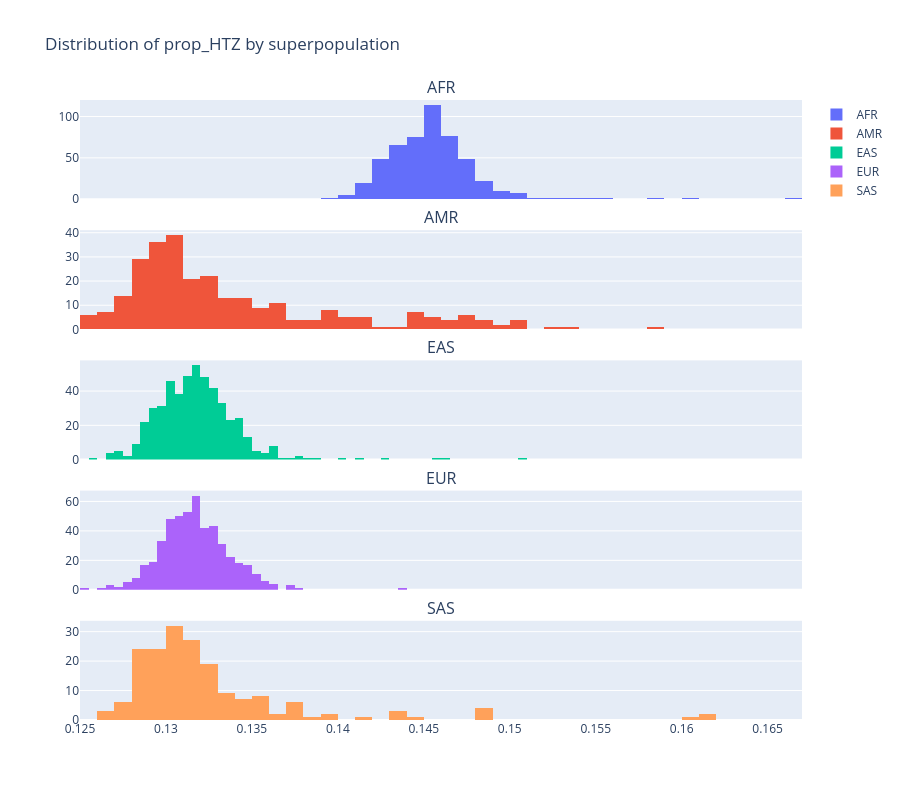
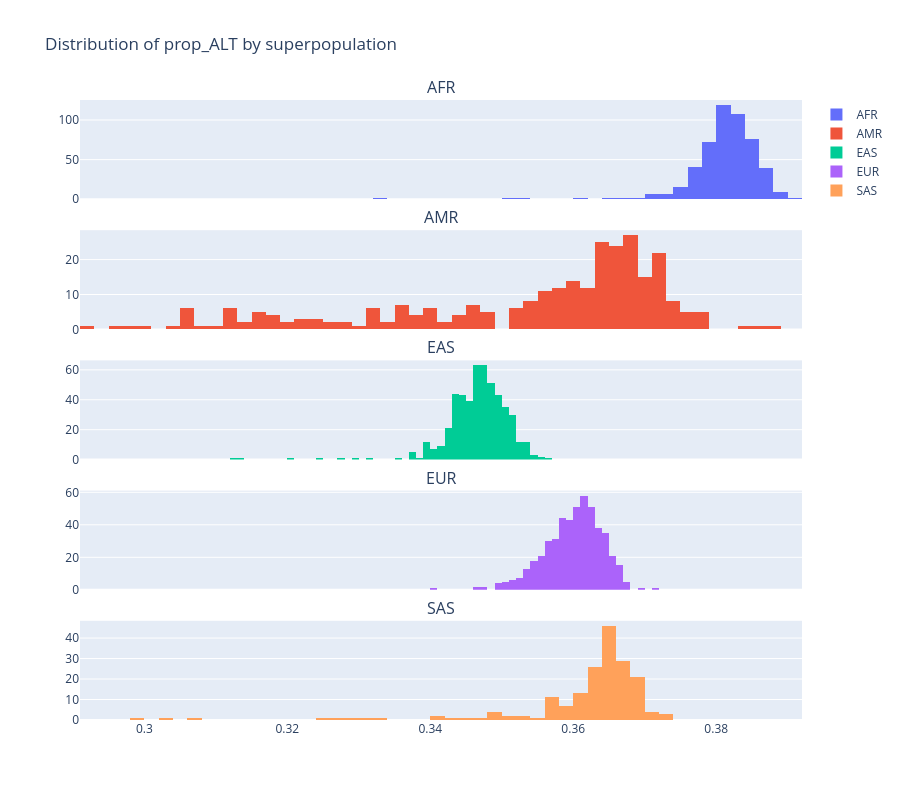

These figures' notebook cell, in order:
### Code cell
import plotly.graph_objects as go
from plotly.subplots import make_subplots

superpop_order = ["AFR", "AMR", "EAS", "EUR", "SAS"]

for allele_type in ["prop_HTZ", "prop_ALT"]:
    fig = make_subplots(
        rows=5,
        cols=1,
        shared_xaxes=True,
        subplot_titles=superpop_order,
        vertical_spacing=0.05,
    )
    for i, sp in enumerate(superpop_order, start=1):
        subset = df[df["1000G superpopulation code"] == sp]
        fig.add_trace(
            go.Histogram(x=subset[allele_type], name=sp, nbinsx=50),
            row=i,
            col=1,
        )
    fig.update_layout(
        height=800,
        title_text=f"Distribution of {allele_type} by superpopulation",
        showlegend=True,
    )
    fig.show()

### Figure 1 — Plotly figure (JSON) as saved in the notebook; plotly's stock layout.template omitted (floating-point values rounded to 4 significant figures; data arrays with more than 128 entries replaced by an {"elided": "..."} marker saying what was removed)
{"data": [{"name": "AFR", "nbinsx": 50, "type": "histogram", "x": {"elided": "504 float values"}, "xaxis": "x", "yaxis": "y"}, {"name": "AMR", "nbinsx": 50, "type": "histogram", "x": {"elided": "283 float values"}, "xaxis": "x2", "yaxis": "y2"}, {"name": "EAS", "nbinsx": 50, "type": "histogram", "x": {"elided": "504 float values"}, "xaxis": "x3", "yaxis": "y3"}, {"name": "EUR", "nbinsx": 50, "type": "histogram", "x": {"elided": "503 float values"}, "xaxis": "x4", "yaxis": "y4"}, {"name": "SAS", "nbinsx": 50, "type": "histogram", "x": {"elided": "182 float values"}, "xaxis": "x5", "yaxis": "y5"}], "layout": {"annotations": [{"font": {"size": 16}, "showarrow": false, "text": "AFR", "x": 0.5, "xanchor": "center", "xref": "paper", "y": 1, "yanchor": "bottom", "yref": "paper"}, {"font": {"size": 16}, "showarrow": false, "text": "AMR", "x": 0.5, "xanchor": "center", "xref": "paper", "y": 0.79, "yanchor": "bottom", "yref": "paper"}, {"font": {"size": 16}, "showarrow": false, "text": "EAS", "x": 0.5, "xanchor": "center", "xref": "paper", "y": 0.58, "yanchor": "bottom", "yref": "paper"}, {"font": {"size": 16}, "showarrow": false, "text": "EUR", "x": 0.5, "xanchor": "center", "xref": "paper", "y": 0.37, "yanchor": "bottom", "yref": "paper"}, {"font": {"size": 16}, "showarrow": false, "text": "SAS", "x": 0.5, "xanchor": "center", "xref": "paper", "y": 0.16, "yanchor": "bottom", "yref": "paper"}], "height": 800, "showlegend": true, "title": {"text": "Distribution of prop_HTZ by superpopulation"}, "xaxis": {"anchor": "y", "domain": [0, 1], "matches": "x5", "showticklabels": false}, "xaxis2": {"anchor": "y2", "domain": [0, 1], "matches": "x5", "showticklabels": false}, "xaxis3": {"anchor": "y3", "domain": [0, 1], "matches": "x5", "showticklabels": false}, "xaxis4": {"anchor": "y4", "domain": [0, 1], "matches": "x5", "showticklabels": false}, "xaxis5": {"anchor": "y5", "domain": [0, 1]}, "yaxis": {"anchor": "x", "domain": [0.84, 1]}, "yaxis2": {"anchor": "x2", "domain": [0.63, 0.79]}, "yaxis3": {"anchor": "x3", "domain": [0.42, 0.58]}, "yaxis4": {"anchor": "x4", "domain": [0.21, 0.37]}, "yaxis5": {"anchor": "x5", "domain": [0, 0.16]}}}

### Figure 2 — Plotly figure (JSON) as saved in the notebook; plotly's stock layout.template omitted (floating-point values rounded to 4 significant figures; data arrays with more than 128 entries replaced by an {"elided": "..."} marker saying what was removed)
{"data": [{"name": "AFR", "nbinsx": 50, "type": "histogram", "x": {"elided": "504 float values"}, "xaxis": "x", "yaxis": "y"}, {"name": "AMR", "nbinsx": 50, "type": "histogram", "x": {"elided": "283 float values"}, "xaxis": "x2", "yaxis": "y2"}, {"name": "EAS", "nbinsx": 50, "type": "histogram", "x": {"elided": "504 float values"}, "xaxis": "x3", "yaxis": "y3"}, {"name": "EUR", "nbinsx": 50, "type": "histogram", "x": {"elided": "503 float values"}, "xaxis": "x4", "yaxis": "y4"}, {"name": "SAS", "nbinsx": 50, "type": "histogram", "x": {"elided": "182 float values"}, "xaxis": "x5", "yaxis": "y5"}], "layout": {"annotations": [{"font": {"size": 16}, "showarrow": false, "text": "AFR", "x": 0.5, "xanchor": "center", "xref": "paper", "y": 1, "yanchor": "bottom", "yref": "paper"}, {"font": {"size": 16}, "showarrow": false, "text": "AMR", "x": 0.5, "xanchor": "center", "xref": "paper", "y": 0.79, "yanchor": "bottom", "yref": "paper"}, {"font": {"size": 16}, "showarrow": false, "text": "EAS", "x": 0.5, "xanchor": "center", "xref": "paper", "y": 0.58, "yanchor": "bottom", "yref": "paper"}, {"font": {"size": 16}, "showarrow": false, "text": "EUR", "x": 0.5, "xanchor": "center", "xref": "paper", "y": 0.37, "yanchor": "bottom", "yref": "paper"}, {"font": {"size": 16}, "showarrow": false, "text": "SAS", "x": 0.5, "xanchor": "center", "xref": "paper", "y": 0.16, "yanchor": "bottom", "yref": "paper"}], "height": 800, "showlegend": true, "title": {"text": "Distribution of prop_ALT by superpopulation"}, "xaxis": {"anchor": "y", "domain": [0, 1], "matches": "x5", "showticklabels": false}, "xaxis2": {"anchor": "y2", "domain": [0, 1], "matches": "x5", "showticklabels": false}, "xaxis3": {"anchor": "y3", "domain": [0, 1], "matches": "x5", "showticklabels": false}, "xaxis4": {"anchor": "y4", "domain": [0, 1], "matches": "x5", "showticklabels": false}, "xaxis5": {"anchor": "y5", "domain": [0, 1]}, "yaxis": {"anchor": "x", "domain": [0.84, 1]}, "yaxis2": {"anchor": "x2", "domain": [0.63, 0.79]}, "yaxis3": {"anchor": "x3", "domain": [0.42, 0.58]}, "yaxis4": {"anchor": "x4", "domain": [0.21, 0.37]}, "yaxis5": {"anchor": "x5", "domain": [0, 0.16]}}}
